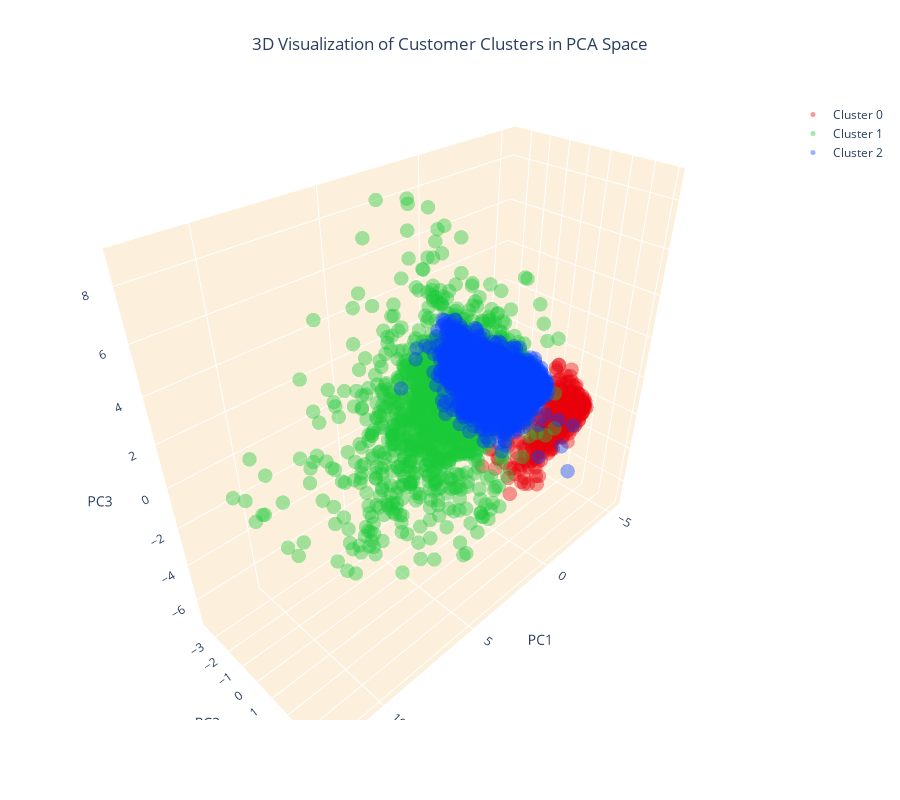

Notebook code cell kept with this figure:
### Code cell
# Setting up the color scheme for the clusters (RGB order)
colors = ['#e8000b', '#1ac938', '#023eff']
# Create separate data frames for each cluster
cluster_0 = customer_data_pca[customer_data_pca['cluster'] == 0]
cluster_1 = customer_data_pca[customer_data_pca['cluster'] == 1]
cluster_2 = customer_data_pca[customer_data_pca['cluster'] == 2]

# Create a 3D scatter plot
fig = go.Figure()

# Add data points for each cluster separately and specify the color
fig.add_trace(go.Scatter3d(x=cluster_0['PC1'], y=cluster_0['PC2'], z=cluster_0['PC3'], 
                           mode='markers', marker=dict(color=colors[0], size=5, opacity=0.4), name='Cluster 0'))
fig.add_trace(go.Scatter3d(x=cluster_1['PC1'], y=cluster_1['PC2'], z=cluster_1['PC3'], 
                           mode='markers', marker=dict(color=colors[1], size=5, opacity=0.4), name='Cluster 1'))
fig.add_trace(go.Scatter3d(x=cluster_2['PC1'], y=cluster_2['PC2'], z=cluster_2['PC3'], 
                           mode='markers', marker=dict(color=colors[2], size=5, opacity=0.4), name='Cluster 2'))

# Set the title and layout details
fig.update_layout(
    title=dict(text='3D Visualization of Customer Clusters in PCA Space', x=0.5),
    scene=dict(
        xaxis=dict(backgroundcolor="#fcf0dc", gridcolor='white', title='PC1'),
        yaxis=dict(backgroundcolor="#fcf0dc", gridcolor='white', title='PC2'),
        zaxis=dict(backgroundcolor="#fcf0dc", gridcolor='white', title='PC3'),
    ),
    width=900,
    height=800
)

# Show the plot
fig.show()

### Figure 1 — Plotly figure (JSON) as saved in the notebook; plotly's stock layout.template omitted (floating-point values rounded to 4 significant figures; data arrays with more than 128 entries replaced by an {"elided": "..."} marker saying what was removed)
{"data": [{"marker": {"color": "#e8000b", "opacity": 0.4, "size": 5}, "mode": "markers", "name": "Cluster 0", "type": "scatter3d", "x": {"elided": "502 float values"}, "y": {"elided": "502 float values"}, "z": {"elided": "502 float values"}}, {"marker": {"color": "#1ac938", "opacity": 0.4, "size": 5}, "mode": "markers", "name": "Cluster 1", "type": "scatter3d", "x": {"elided": "1331 float values"}, "y": {"elided": "1331 float values"}, "z": {"elided": "1331 float values"}}, {"marker": {"color": "#023eff", "opacity": 0.4, "size": 5}, "mode": "markers", "name": "Cluster 2", "type": "scatter3d", "x": {"elided": "2234 float values"}, "y": {"elided": "2234 float values"}, "z": {"elided": "2234 float values"}}], "layout": {"height": 800, "scene": {"xaxis": {"backgroundcolor": "#fcf0dc", "gridcolor": "white", "title": {"text": "PC1"}}, "yaxis": {"backgroundcolor": "#fcf0dc", "gridcolor": "white", "title": {"text": "PC2"}}, "zaxis": {"backgroundcolor": "#fcf0dc", "gridcolor": "white", "title": {"text": "PC3"}}}, "title": {"text": "3D Visualization of Customer Clusters in PCA Space", "x": 0.5}, "width": 900}}
